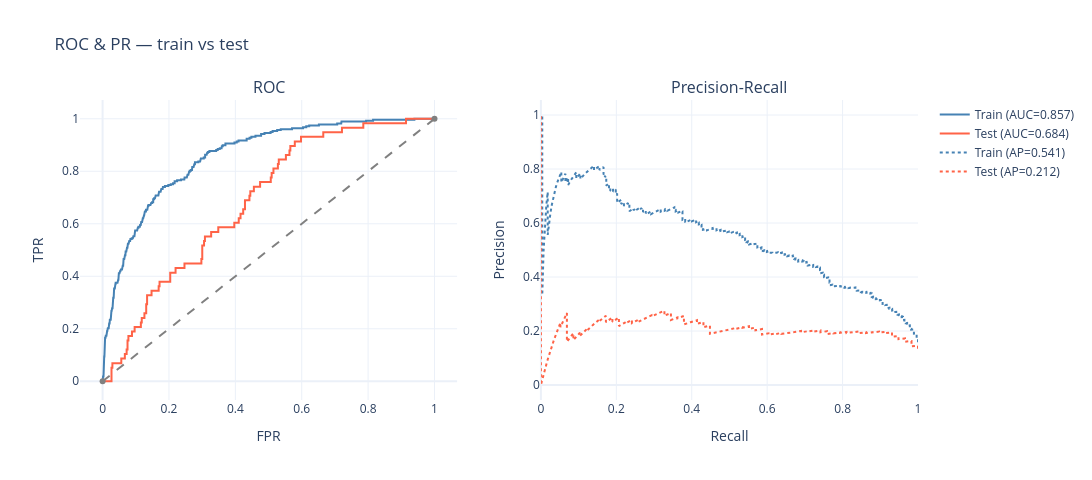

Write notebook code for a chart like this one.
### Markdown cell above
## ROC + Precision-Recall (train vs test)

### Code cell
fpr_dv, tpr_dv, _ = roc_curve(y_dev,  probs_dev)
fpr_te, tpr_te, _ = roc_curve(y_test, probs_test)
prec_dv, rec_dv, _ = precision_recall_curve(y_dev,  probs_dev)
prec_te, rec_te, _ = precision_recall_curve(y_test, probs_test)

fig2 = make_subplots(rows=1, cols=2, subplot_titles=('ROC', 'Precision-Recall'))
fig2.add_trace(go.Scatter(x=fpr_dv, y=tpr_dv, name=f'Train (AUC={auroc_dev:.3f})',
                          line=dict(color='steelblue')), row=1, col=1)
fig2.add_trace(go.Scatter(x=fpr_te, y=tpr_te, name=f'Test (AUC={auroc_test:.3f})',
                          line=dict(color='tomato')), row=1, col=1)
fig2.add_trace(go.Scatter(x=[0, 1], y=[0, 1], name='Random',
                          line=dict(dash='dash', color='gray'), showlegend=False), row=1, col=1)
fig2.add_trace(go.Scatter(x=rec_dv, y=prec_dv, name=f'Train (AP={auprc_dev:.3f})',
                          line=dict(color='steelblue', dash='dot')), row=1, col=2)
fig2.add_trace(go.Scatter(x=rec_te, y=prec_te, name=f'Test (AP={auprc_test:.3f})',
                          line=dict(color='tomato', dash='dot')), row=1, col=2)

fig2.update_xaxes(title_text='FPR', row=1, col=1)
fig2.update_yaxes(title_text='TPR', row=1, col=1)
fig2.update_xaxes(title_text='Recall', row=1, col=2)
fig2.update_yaxes(title_text='Precision', row=1, col=2)
fig2.update_layout(template='plotly_white', width=1100, height=480,
                   title='ROC & PR — train vs test')
fig2.show()

### Figure 1 — Plotly figure (JSON) as saved in the notebook; plotly's stock layout.template omitted (floating-point values rounded to 4 significant figures; data arrays with more than 128 entries replaced by an {"elided": "..."} marker saying what was removed)
{"data": [{"line": {"color": "steelblue"}, "name": "Train (AUC=0.857)", "x": {"elided": "349 float values"}, "y": {"elided": "349 float values"}, "type": "scatter", "xaxis": "x", "yaxis": "y"}, {"line": {"color": "tomato"}, "name": "Test (AUC=0.684)", "x": [0.0, 0.002681, 0.02681, 0.02681, 0.02949, 0.02949, 0.0563, 0.0563, 0.06702, 0.06702, 0.07239, 0.07239, 0.07507, 0.07507, 0.07775, 0.07775, 0.08847, 0.08847, 0.09651, 0.09651, 0.1153, 0.1153, 0.118, 0.118, 0.126, 0.126, 0.1314, 0.1314, 0.134, 0.134, 0.1475, 0.1475, 0.1689, 0.1689, 0.1716, 0.1716, 0.2038, 0.2038, 0.2198, 0.2198, 0.2466, 0.2466, 0.2976, 0.2976, 0.3003, 0.3003, 0.3056, 0.3056, 0.3083, 0.3083, 0.3271, 0.3271, 0.3485, 0.3485, 0.3968, 0.3968, 0.4102, 0.4102, 0.4155, 0.4155, 0.4236, 0.4236, 0.429, 0.429, 0.4424, 0.4424, 0.445, 0.445, 0.4558, 0.4558, 0.4745, 0.4745, 0.5067, 0.5067, 0.5094, 0.5094, 0.5147, 0.5147, 0.5282, 0.5282, 0.5308, 0.5308, 0.5523, 0.5523, 0.563, 0.563, 0.5657, 0.5657, 0.5791, 0.5791, 0.5979, 0.5979, 0.6649, 0.6649, 0.7212, 0.7212, 0.7855, 0.7855, 0.9142, 0.9142, 1.0], "y": [0.0, 0.0, 0.0, 0.05172, 0.05172, 0.06897, 0.06897, 0.08621, 0.08621, 0.1034, 0.1034, 0.1207, 0.1207, 0.1552, 0.1552, 0.1724, 0.1724, 0.1897, 0.1897, 0.2069, 0.2069, 0.2241, 0.2241, 0.2414, 0.2414, 0.2586, 0.2586, 0.2931, 0.2931, 0.3276, 0.3276, 0.3448, 0.3448, 0.3621, 0.3621, 0.3793, 0.3793, 0.4138, 0.4138, 0.431, 0.431, 0.4483, 0.4483, 0.4655, 0.4655, 0.5172, 0.5172, 0.5345, 0.5345, 0.5517, 0.5517, 0.569, 0.569, 0.5862, 0.5862, 0.6034, 0.6034, 0.6207, 0.6207, 0.6379, 0.6379, 0.6552, 0.6552, 0.6897, 0.6897, 0.7069, 0.7069, 0.7241, 0.7241, 0.7414, 0.7414, 0.7586, 0.7586, 0.7759, 0.7759, 0.7931, 0.7931, 0.8103, 0.8103, 0.8276, 0.8276, 0.8448, 0.8448, 0.8621, 0.8621, 0.8793, 0.8793, 0.8966, 0.8966, 0.9138, 0.9138, 0.931, 0.931, 0.9483, 0.9483, 0.9655, 0.9655, 0.9828, 0.9828, 1.0, 1.0], "type": "scatter", "xaxis": "x", "yaxis": "y"}, {"line": {"color": "gray", "dash": "dash"}, "name": "Random", "showlegend": false, "x": [0, 1], "y": [0, 1], "type": "scatter", "xaxis": "x", "yaxis": "y"}, {"line": {"color": "steelblue", "dash": "dot"}, "name": "Train (AP=0.541)", "x": {"elided": "1748 float values"}, "y": {"elided": "1748 float values"}, "type": "scatter", "xaxis": "x2", "yaxis": "y2"}, {"line": {"color": "tomato", "dash": "dot"}, "name": "Test (AP=0.212)", "x": {"elided": "432 float values"}, "y": {"elided": "432 float values"}, "type": "scatter", "xaxis": "x2", "yaxis": "y2"}], "layout": {"xaxis": {"anchor": "y", "domain": [0.0, 0.45], "title": {"text": "FPR"}}, "yaxis": {"anchor": "x", "domain": [0.0, 1.0], "title": {"text": "TPR"}}, "xaxis2": {"anchor": "y2", "domain": [0.55, 1.0], "title": {"text": "Recall"}}, "yaxis2": {"anchor": "x2", "domain": [0.0, 1.0], "title": {"text": "Precision"}}, "annotations": [{"font": {"size": 16}, "showarrow": false, "text": "ROC", "x": 0.225, "xanchor": "center", "xref": "paper", "y": 1.0, "yanchor": "bottom", "yref": "paper"}, {"font": {"size": 16}, "showarrow": false, "text": "Precision-Recall", "x": 0.775, "xanchor": "center", "xref": "paper", "y": 1.0, "yanchor": "bottom", "yref": "paper"}], "width": 1100, "height": 480, "title": {"text": "ROC & PR — train vs test"}}}
